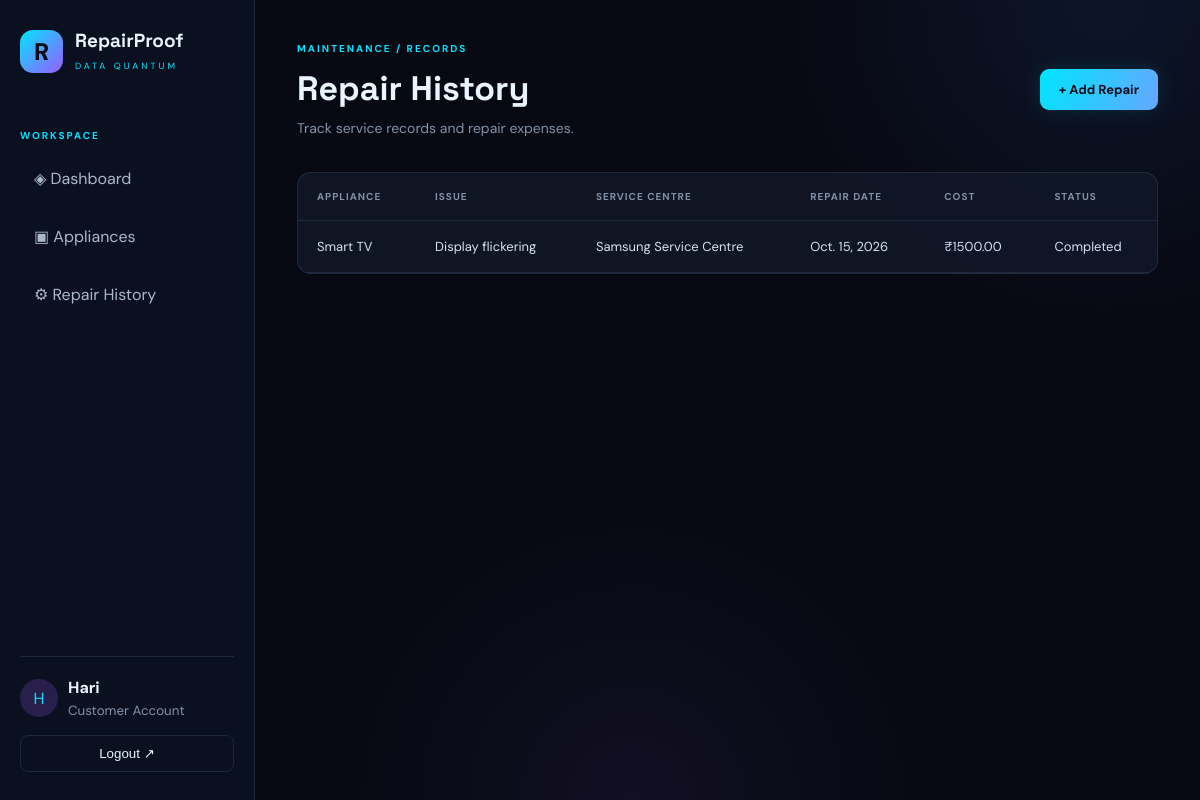
Page /repairs/ (signed in) on the committed database.
### tracker/models.py (models this page shows, shortened)
class RepairRecord(models.Model):
    STATUS_CHOICES = [
        ('Pending', 'Pending'),
        ('In Progress', 'In Progress'),
        ('Completed', 'Completed'),
    ]
    appliance = models.ForeignKey(
        Appliance,
        on_delete=models.CASCADE,
        related_name='repairs'
    )
    issue = models.TextField()
    service_center = models.CharField(max_length=150, blank=True)
    repair_date = models.DateField()
    repair_cost = models.DecimalField(
        max_digits=10,
        decimal_places=2,
        default=0
    )
    status = models.CharField(
        max_length=30,
        choices=STATUS_CHOICES,
        default='Pending'
    )
    created_at = models.DateTimeField(auto_now_add=True)

class Appliance(models.Model):
    CATEGORY_CHOICES = [
        ('Electronics', 'Electronics'),
        ('Kitchen', 'Kitchen'),
        ('Home Appliances', 'Home Appliances'),
        ('Other', 'Other'),
    ]
    owner = models.ForeignKey(
        User,
        on_delete=models.CASCADE,
        related_name='appliances'
    )
    name = models.CharField(max_length=100)
    brand = models.CharField(max_length=100)
    model_number = models.CharField(max_length=100, blank=True)
    category = models.CharField(
        max_length=50,
        choices=CATEGORY_CHOICES
    )
    purchase_date = models.DateField()
    warranty_months = models.PositiveIntegerField(default=12)
    price = models.DecimalField(
        max_digits=10,
        decimal_places=2,
        default=0
    )
    bill = models.FileField(
        upload_to='bills/',
        blank=True,
        null=True
    )
    notes = models.TextField(blank=True)
    created_at = models.DateTimeField(auto_now_add=True)

### tracker/views.py (the view)
# urls.py: path('repairs/', views.repair_list, name='repairs'),
@login_required
def repair_list(request):
    repairs = RepairRecord.objects.filter(
        appliance__owner=request.user
    ).select_related('appliance').order_by('-repair_date')
    return render(
        request,
        'tracker/repairs.html',
        {'repairs': repairs}
    )

### tracker/templates/tracker/repairs.html (shortened to what this page needs)
{% extends 'tracker/base.html' %}
{% block content %}
<div class="topbar">
    <div>
        <p class="eyebrow">MAINTENANCE / RECORDS</p>
        <h1>Repair History</h1>
        <p class="subheading">Track service records and repair expenses.</p>
    </div>
    <a href="{% url 'add_repair' %}" class="primary-btn">
        + Add Repair
    </a>
</div>
<div class="table-container">
    <table>
        <thead>
            <tr>
                <th>Appliance</th>
                <th>Issue</th>
                <th>Service Centre</th>
                <th>Repair Date</th>
                <th>Cost</th>
                <th>Status</th>
            </tr>
        </thead>
        <tbody>
            {% for repair in repairs %}
            <tr>
                <td>{{ repair.appliance.name }}</td>
                <td>{{ repair.issue }}</td>
                <td>{{ repair.service_center|default:"—" }}</td>
                <td>{{ repair.repair_date }}</td>
                <td>₹{{ repair.repair_cost }}</td>
                <td>{{ repair.status }}</td>
            </tr>
            {% empty %}
            <tr>
                <td colspan="6" class="empty-state">
                    No repair records available.
                </td>
            </tr>
            {% endfor %}
        </tbody>
    </table>
</div>
{% endblock %}

### tracker/templates/tracker/base.html (shortened to what this page needs)
{% load static %}
<!DOCTYPE html>
<html lang="en">
<head>
    <link rel="stylesheet" href="{% static 'tracker/css/style.css' %}">
</head>
<body>
<div class="app-layout">
    {% if user.is_authenticated %}
    <aside class="sidebar">
        <div class="brand">
            <span class="brand-icon">R</span>
            <div>
                <h2>RepairProof</h2>
                <small>DATA QUANTUM</small>
            </div>
        </div>
        <p class="menu-label">WORKSPACE</p>
        <nav>
            <a href="{% url 'dashboard' %}">◈ Dashboard</a>
            <a href="{% url 'appliances' %}">▣ Appliances</a>
            <a href="{% url 'repairs' %}">⚙ Repair History</a>
        </nav>
        <div class="sidebar-bottom">
            <div class="user-info">
                <div class="avatar">{{ user.username|first|upper }}</div>
                <div>
                    <strong>{{ user.username }}</strong>
                    <small>Customer Account</small>
                </div>
            </div>
            <form method="post" action="{% url 'logout' %}">
                <button class="logout-btn" type="submit">Logout ↗</button>
            </form>
        </div>
    </aside>
    {% endif %}
    <main class="main-content">
        {% block content %}
        {% endblock %}
    </main>
</div>
</body>
</html>

### tracker/static/tracker/css/style.css (style rules this page uses)
:root { --bg: #070912; --panel: #111827; --panel-light: #172235; --cyan: #00e5ff; --violet: #9b5cff; --blue: #477bff; --white: #eaf4ff; --muted: #8291a8; --border: rgba(142, 170, 210, 0.14); }
* { margin: 0; padding: 0; box-sizing: border-box; }
body { background: var(--bg); color: var(--white); font-family: 'DM Sans', sans-serif; min-height: 100vh; }
a { color: var(--cyan); text-decoration: none; }
.app-layout { display: flex; min-height: 100vh; }
.sidebar { width: 255px; background: #0b1020; border-right: 1px solid var(--border); padding: 28px 20px; display: flex; flex-direction: column; flex-shrink: 0; }
.brand { display: flex; align-items: center; gap: 12px; margin-bottom: 55px; }
.brand-icon { width: 43px; height: 43px; display: grid; place-items: center; border-radius: 13px; background: linear-gradient(135deg, var(--cyan), var(--violet)); color: #070912; font-size: 24px; font-weight: 800; }
.brand h2 { font-family: 'Space Grotesk', sans-serif; font-size: 19px; }
.brand small { color: var(--cyan); font-size: 9px; letter-spacing: 3px; }
.menu-label, .eyebrow { color: var(--cyan); font-size: 10px; font-weight: 700; letter-spacing: 2px; margin-bottom: 12px; }
.sidebar nav { display: grid; gap: 9px; }
.sidebar nav a { color: #aab8cc; padding: 14px; border-radius: 10px; transition: 0.25s; }
.sidebar-bottom { margin-top: auto; border-top: 1px solid var(--border); padding-top: 20px; }
.user-info { display: flex; align-items: center; gap: 10px; margin-bottom: 16px; }
.avatar { width: 38px; height: 38px; display: grid; place-items: center; background: rgba(155, 92, 255, 0.2); color: var(--cyan); border-radius: 50%; }
.user-info small { display: block; color: var(--muted); margin-top: 4px; }
.logout-btn { background: transparent; border: 1px solid var(--border); color: var(--white); width: 100%; padding: 10px; border-radius: 8px; cursor: pointer; }
.main-content { flex: 1; padding: 42px; min-width: 0; background: radial-gradient(circle at 90% 0%, rgba(71, 123, 255, 0.10), transparent 28%), radial-gradient(circle at 40% 100%, rgba(155, 92, 255, 0.07), transparent 30%), var(--bg); }
.topbar { display: flex; align-items: center; justify-content: space-between; gap: 20px; margin-bottom: 35px; }
h1, h2 { font-family: 'Space Grotesk', sans-serif; }
h1 { font-size: clamp(26px, 4vw, 34px); margin-bottom: 9px; }
.subheading { color: var(--muted); font-size: 14px; }
.primary-btn, .secondary-btn { display: inline-flex; justify-content: center; align-items: center; padding: 12px 19px; border-radius: 9px; border: 0; cursor: pointer; font-weight: 700; font-size: 13px; transition: 0.25s; }
.primary-btn { background: linear-gradient(110deg, var(--cyan), #65a7ff); color: #07101c; box-shadow: 0 0 22px rgba(0, 229, 255, 0.13); }
.table-container { overflow-x: auto; border: 1px solid var(--border); border-radius: 14px; background: rgba(17, 24, 39, 0.85); margin-bottom: 30px; }
table { width: 100%; border-collapse: collapse; min-width: 650px; }
th, td { padding: 17px 19px; text-align: left; border-bottom: 1px solid var(--border); font-size: 13px; }
th { color: var(--muted); font-size: 10px; letter-spacing: 1px; text-transform: uppercase; }
td { color: #d6e2f2; }

### rows in the picture
RepairRecord: appliance.name "Smart TV", issue "Display flickering", service_center "Samsung Service Centre", repair_date "Oct. 15, 2026", repair_cost "1500.00", status "Completed"

### other values in the picture
{{ user.username|first|upper }} "H"
{{ user.username }} "Hari"
